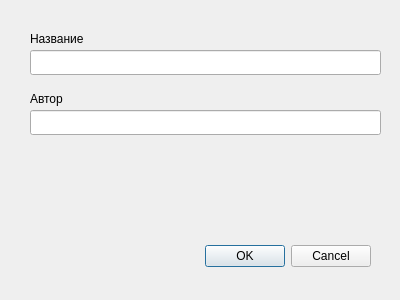
<?xml version="1.0" encoding="UTF-8"?>
<ui version="4.0">
 <class>Book_Dialog</class>
 <widget class="QDialog" name="Book_Dialog">
  <property name="geometry">
   <rect>
    <x>0</x>
    <y>0</y>
    <width>400</width>
    <height>300</height>
   </rect>
  </property>
  <property name="windowTitle">
   <string>Dialog</string>
  </property>
  <widget class="QDialogButtonBox" name="buttonBox">
   <property name="geometry">
    <rect>
     <x>30</x>
     <y>240</y>
     <width>341</width>
     <height>32</height>
    </rect>
   </property>
   <property name="orientation">
    <enum>Qt::Horizontal</enum>
   </property>
   <property name="standardButtons">
    <set>QDialogButtonBox::Cancel|QDialogButtonBox::Ok</set>
   </property>
  </widget>
  <widget class="QLineEdit" name="le_title">
   <property name="geometry">
    <rect>
     <x>30</x>
     <y>50</y>
     <width>351</width>
     <height>25</height>
    </rect>
   </property>
  </widget>
  <widget class="QLineEdit" name="le_author">
   <property name="geometry">
    <rect>
     <x>30</x>
     <y>110</y>
     <width>351</width>
     <height>25</height>
    </rect>
   </property>
  </widget>
  <widget class="QLabel" name="label">
   <property name="geometry">
    <rect>
     <x>30</x>
     <y>30</y>
     <width>67</width>
     <height>17</height>
    </rect>
   </property>
   <property name="text">
    <string>Название</string>
   </property>
  </widget>
  <widget class="QLabel" name="label_2">
   <property name="geometry">
    <rect>
     <x>30</x>
     <y>90</y>
     <width>67</width>
     <height>17</height>
    </rect>
   </property>
   <property name="text">
    <string>Автор</string>
   </property>
  </widget>
 </widget>
 <resources/>
 <connections>
  <connection>
   <sender>buttonBox</sender>
   <signal>accepted()</signal>
   <receiver>Book_Dialog</receiver>
   <slot>accept()</slot>
   <hints>
    <hint type="sourcelabel">
     <x>248</x>
     <y>254</y>
    </hint>
    <hint type="destinationlabel">
     <x>157</x>
     <y>274</y>
    </hint>
   </hints>
  </connection>
  <connection>
   <sender>buttonBox</sender>
   <signal>rejected()</signal>
   <receiver>Book_Dialog</receiver>
   <slot>reject()</slot>
   <hints>
    <hint type="sourcelabel">
     <x>316</x>
     <y>260</y>
    </hint>
    <hint type="destinationlabel">
     <x>286</x>
     <y>274</y>
    </hint>
   </hints>
  </connection>
 </connections>
</ui>
